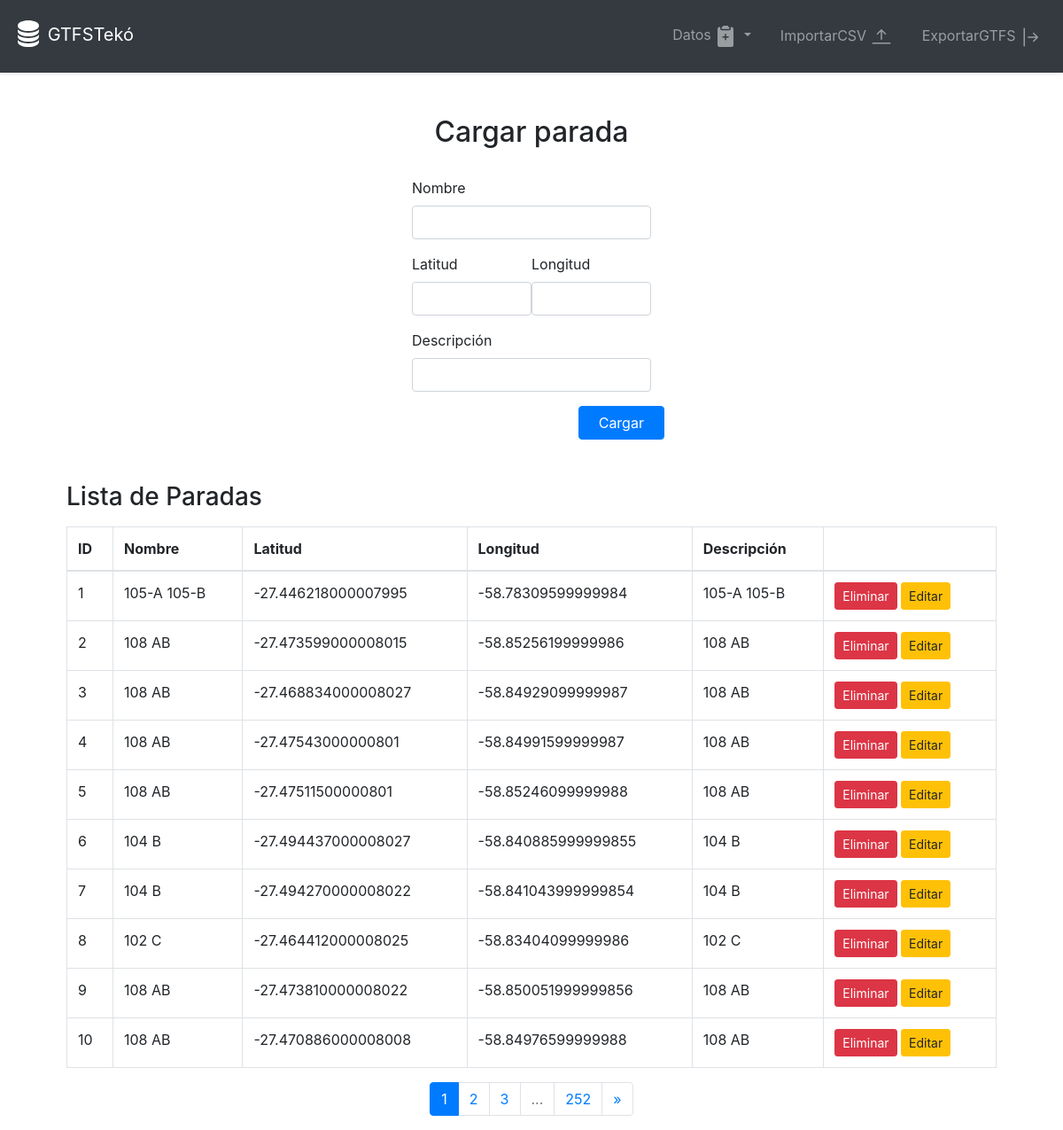
Before: /stop/cargar_stops with the older database file.
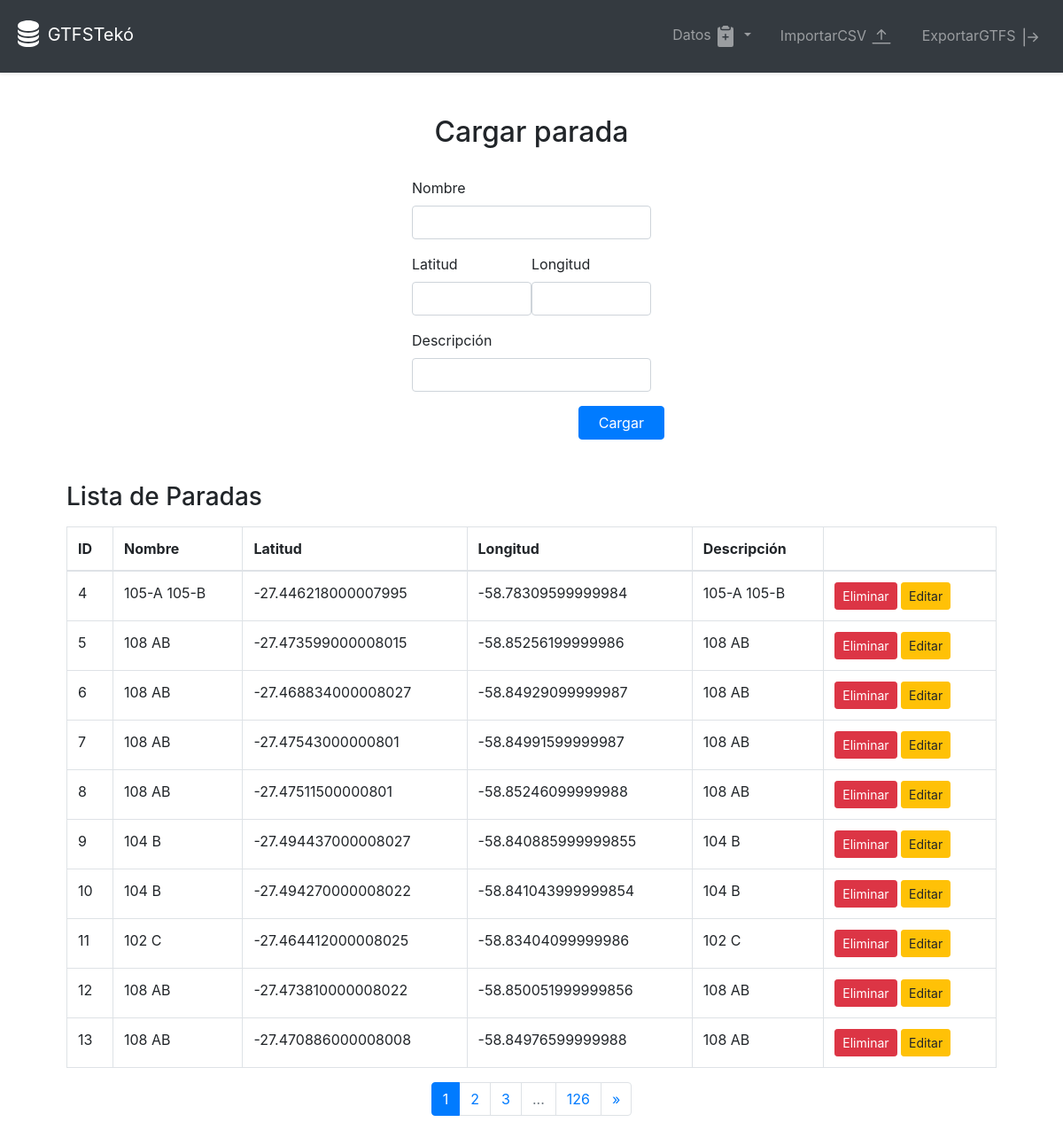
After: the same page with the newer database file.
### models/models.py (models this page shows)
class Stop(db.Model):
    stop_id = db.Column(db.Integer, primary_key=True)
    stop_name = db.Column(db.String(100), nullable=False)
    stop_lat = db.Column(db.Float, nullable=False)
    stop_lon = db.Column(db.Float, nullable=False)
    stop_desc = db.Column(db.String(100))

### routes/stop_routes.py (the view, shortened to what this page needs)
@stop_bp.route('/cargar_stops', methods=['GET', 'POST'])
def cargar_stops():
    page = request.args.get(get_page_parameter(), type=int, default=1)
    per_page = 10  # Set the number of items per page
    stops = Stop.query.paginate(page=page, per_page=per_page)
    pagination = Pagination(page=page, total=stops.total, search=False, record_name='stops', per_page=per_page)
    start_page = max(1, pagination.page - 2)
    end_page = min(pagination.page + 3, stops.pages + 1)
    return render_template(
        'cargar_stops.html',
        stops=stops.items,
        pagination=pagination,
        total_pages=stops.pages,
        start_page=start_page,
        end_page=end_page
    )

### templates/cargar_stops.html (shortened to what this page needs)
{% extends "base.html" %}
{% block content %}
<div class="container mt-5 d-flex align-items-center flex-column">
    <h2 class="text-center">Cargar parada</h2>
    <form method="POST" action="{{ url_for('stop.cargar_stops') }}" class="mt-4 w-25">
        <div class="form-group">
            <label for="stop_name">Nombre</label>
            <input type="text" class="form-control" id="stop_name" name="stop_name" required>
        </div>
        <div class="d-flex">
        <div class="form-group">
            <label for="stop_lat">Latitud</label>
            <input type="number" step="any" class="form-control" id="stop_lat" name="stop_lat" required>
        </div>
        <div class="form-group">
            <label for="stop_lon">Longitud</label>
            <input type="number" step="any" class="form-control" id="stop_lon" name="stop_lon" required>
        </div>
    </div>
        <div class="form-group">
            <label for="stop_desc">Descripción</label>
            <input type="text" class="form-control" id="stop_desc" name="stop_desc">
        </div>
    <div class="row">
        <div class="col"></div>
        <div class="col"></div>
        <button type="submit" class="btn btn-primary col">Cargar</button>
    </div>
    </form>
<div class="container">
    <h3 class="mt-5">Lista de Paradas</h3>
    <table class="table table-bordered mt-3">
        <thead>
            <tr>
                <th>ID</th>
                <th>Nombre</th>
                <th>Latitud</th>
                <th>Longitud</th>
                <th>Descripción</th>
                <th></th>
            </tr>
        </thead>
        <tbody>
            {% for stop in stops %}
            <tr>
                <td>{{ stop.stop_id }}</td>
                <td>{{ stop.stop_name }}</td>
                <td>{{ stop.stop_lat }}</td>
                <td>{{ stop.stop_lon }}</td>
                <td>{{ stop.stop_desc }}</td>
                <td>
                    <form method="POST" action="{{ url_for('stop.delete_stop', stop_id=stop.stop_id) }}">
                        <button type="submit" class="btn btn-danger btn-sm">Eliminar</button>
                        <button type="button" class="btn btn-warning btn-sm" data-toggle="modal" data-target="#editModal{{ stop.stop_id }}">Editar</button>
                    </form>
                </td>
            </tr>
            {% endfor %}
        </tbody>
    </table>
        <nav aria-label="Page navigation">
            <ul class="pagination justify-content-center">
                {% for page_num in range(start_page, end_page) %}
                    <li class="page-item {% if page_num == pagination.page %}active{% endif %}">
                        <a class="page-link" href="{{ url_for('stop.cargar_stops', page=page_num) }}">{{ page_num }}</a>
                    </li>
                {% endfor %}
                {% if pagination.page < total_pages - 2 %}
                    <li class="page-item disabled"><span class="page-link">...</span></li>
                    <li class="page-item">
                        <a class="page-link" href="{{ url_for('stop.cargar_stops', page=total_pages) }}">{{ total_pages }}</a>
                    </li>
                {% endif %}
                {% if pagination.page < total_pages %}
                    <li class="page-item">
                        <a class="page-link" href="{{ url_for('stop.cargar_stops', page=pagination.page + 1) }}" aria-label="Next">
                            <span aria-hidden="true">&raquo;</span>
                        </a>
                    </li>
                {% endif %}
            </ul>
        </nav>
</div>
{% endblock %}

Changed rows visible on the page:
removed Stop: stop_id "1", stop_name "105-A 105-B", stop_lat "-27.446218000007995", stop_lon "-58.78309599999984", stop_desc "105-A 105-B"
removed Stop: stop_id "2", stop_name "108 AB", stop_lat "-27.473599000008015", stop_lon "-58.85256199999986", stop_desc "108 AB"
removed Stop: stop_id "3", stop_name "108 AB", stop_lat "-27.468834000008027", stop_lon "-58.84929099999987", stop_desc "108 AB"
changed Stop id 4: stop_name "108 AB" → "105-A 105-B"; stop_lat "-27.47543000000801" → "-27.446218000007995"; stop_lon "-58.84991599999987" → "-58.78309599999984"; stop_desc "108 AB" → "105-A 105-B"
changed Stop id 5: stop_lat "-27.47511500000801" → "-27.473599000008015"; stop_lon "-58.85246099999988" → "-58.85256199999986"
changed Stop id 6: stop_name "104 B" → "108 AB"; stop_lat "-27.494437000008027" → "-27.468834000008027"; stop_lon "-58.840885999999855" → "-58.84929099999987"; stop_desc "104 B" → "108 AB"
changed Stop id 7: stop_name "104 B" → "108 AB"; stop_lat "-27.494270000008022" → "-27.47543000000801"; stop_lon "-58.841043999999854" → "-58.84991599999987"; stop_desc "104 B" → "108 AB"
changed Stop id 8: stop_name "102 C" → "108 AB"; stop_lat "-27.464412000008025" → "-27.47511500000801"; stop_lon "-58.83404099999986" → "-58.85246099999988"; stop_desc "102 C" → "108 AB"
changed Stop id 9: stop_name "108 AB" → "104 B"; stop_lat "-27.473810000008022" → "-27.494437000008027"; stop_lon "-58.850051999999856" → "-58.840885999999855"; stop_desc "108 AB" → "104 B"
changed Stop id 10: stop_name "108 AB" → "104 B"; stop_lat "-27.470886000008008" → "-27.494270000008022"; stop_lon "-58.84976599999988" → "-58.841043999999854"; stop_desc "108 AB" → "104 B"
now on this page (row edited): Stop: stop_id "11", stop_name "102 C", stop_lat "-27.464412000008025", stop_lon "-58.83404099999986", stop_desc "102 C"
now on this page (row edited): Stop: stop_id "12", stop_name "108 AB", stop_lat "-27.473810000008022", stop_lon "-58.850051999999856", stop_desc "108 AB"
now on this page (row edited): Stop: stop_id "13", stop_name "108 AB", stop_lat "-27.470886000008008", stop_lon "-58.84976599999988", stop_desc "108 AB"
Other visible differences:
{{ total_pages }}: "252" → "126"
